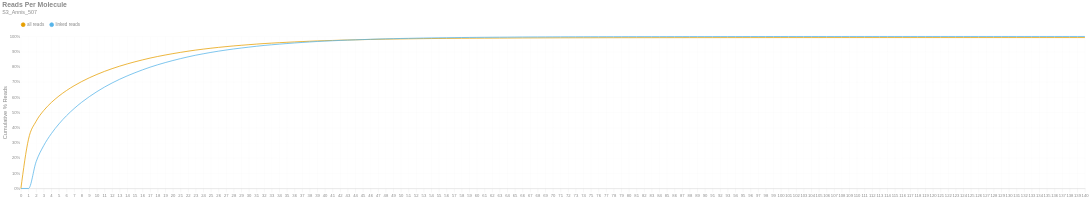

The code cell stored with this chart in its notebook:
### Markdown cell above
### Reads per Molecule
This chart shows the cumulative distribution of the number of reads per linked molecule. That is, how many alignments are associated with a unique molecule. This excludes the number of reads associated with invalid or absent linked-read barcodes. The `linked` histogram is the percentages recalculated when disregarding singletons.

### Code cell
if SKIPLR:
    print_html(f"Skipped")
else:
    counts = np.bincount(valids['reads'].cast(pl.Int64).to_numpy())
    weighted = counts * np.arange(len(counts))
    all_perc = weighted / n_reads
    linked_perc = weighted / n_linked_reads
    linked_perc[1] = 0
    binned_df = pl.DataFrame({
        'readsper': list(range(len(counts))),
        'all reads (cumsum)': np.cumsum(all_perc).tolist(),
        'linked reads (cumsum)': np.cumsum(linked_perc).tolist(),
    })

    with SafeRender(binned_df):
        (
            density_plot(binned_df, 'Reads Per Molecule', samplename, 'readspmol')
            .encode(
                x=alt.X('readsper:O', title=None).axis(labelAngle=0).scale(padding=0),
                y=alt.Y('value:Q', title='Cumulative % Reads').axis(format='%').stack(False),
                color=alt.Color("key:N").scale(domain=["all reads", "linked reads"]),
                tooltip=[
                    alt.Tooltip("key:N", title="Data Type"),
                    alt.Tooltip("readsper:O", title="Reads Per Molecule"),
                    alt.Tooltip("value:Q", format=".2%", title="% Reads (Cum.)")
                ]            
            )
        ).display()

### Figure 1 — Vega-Lite specification as saved in the notebook (floating-point values rounded to 4 significant figures; data arrays with more than 128 entries replaced by an {"elided": "..."} marker saying what was removed)
{"width": "container", "height": 400, "config": {"title": {"anchor": "start", "dy": -15, "fontSize": 18, "color": "#888888", "subtitleColor": "#888888", "subtitleFontSize": 14}, "arc": {"fill": "#0072B2"}, "axis": {"domainColor": "#888888", "domainWidth": 0.5, "gridWidth": 0.2, "grid": false, "titleFontWeight": 400, "titleFontSize": 15, "labelFontSize": 11, "labelColor": "#888888", "tickColor": "#888888", "tickWidth": 0.2, "titleColor": "#888888"}, "axisBand": {"grid": false}, "axisX": {"grid": true, "tickSize": 10, "domainCap": "round"}, "axisY": {"domain": false, "grid": true, "tickSize": 0, "domainCap": "round"}, "background": "transparent", "header": {"labelFontSize": 15, "labelColor": "#888888", "titleFontSize": 15, "titleFontWeight": 600, "titleColor": "#888888"}, "legend": {"labelFont": "sans-serif", "labelFontSize": 12, "labelColor": "#888888", "symbolSize": 100, "symbolType": "circle", "titleFontSize": 12, "titlePadding": 10, "titleColor": "#888888", "title": null, "orient": "top"}, "range": {"category": ["#E69F00", "#56B4E9", "#009E73", "#F0E442", "#0072B2", "#D55E00", "#CC79A7", "#000000"], "diverging": ["#cfe8f3", "#a2d4ec", "#73bfe2", "#46abdb", "#1696d2", "#12719e"]}, "area": {"fill": "#0072B2", "fillOpacity": 0.7, "line": true, "strokeOpacity": 0.7}, "line": {"color": "#0072B2", "stroke": "#0072B2", "strokeWidth": 2}, "trail": {"color": "#0072B2", "stroke": "#0072B2", "strokeWidth": 0, "size": 1}, "point": {"filled": true, "fillOpacity": 1.0, "size": 95}, "text": {"color": "#888888", "fontSize": 11, "align": "right", "fontWeight": 400, "size": 11}, "bar": {"fill": "#0072B2", "stroke": null}, "view": {"stroke": null, "continuousWidth": 660, "continuousHeight": 400}}, "data": {"name": "data-6ffe36485efd7c069418e1fc5ecb5bc2"}, "mark": {"type": "line", "interpolate": "monotone", "point": {"opacity": 0, "size": 275}}, "encoding": {"color": {"field": "key", "scale": {"domain": ["all reads", "linked reads"]}, "type": "nominal"}, "tooltip": [{"field": "key", "title": "Data Type", "type": "nominal"}, {"field": "readsper", "title": "Reads Per Molecule", "type": "ordinal"}, {"field": "value", "format": ".2%", "title": "% Reads (Cum.)", "type": "quantitative"}], "x": {"axis": {"labelAngle": 0}, "field": "readsper", "scale": {"padding": 0}, "title": null, "type": "ordinal"}, "y": {"axis": {"format": "%"}, "field": "value", "stack": false, "title": "Cumulative % Reads", "type": "quantitative"}}, "params": [{"name": "param_c36ac31b6afebe62", "select": {"type": "point", "fields": ["key"]}, "bind": "legend"}], "title": {"text": "Reads Per Molecule", "subtitle": "S3_Annis_507"}, "transform": [{"fold": ["all reads (cumsum)", "linked reads (cumsum)"]}, {"calculate": "replace(datum.key, ' (cumsum)', '')", "as": "key"}, {"filter": {"param": "param_c36ac31b6afebe62"}}], "usermeta": {"embedOptions": {"downloadFileName": "S3_Annis_507.readspmol"}}, "$schema": "https://vega.github.io/schema/vega-lite/v6.1.0.json", "datasets": {"data-6ffe36485efd7c069418e1fc5ecb5bc2": {"elided": "141 records"}}}
